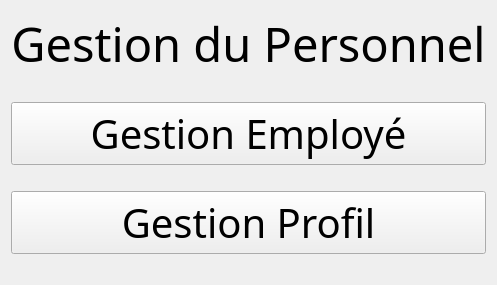
      <widget class="QWidget" name="page_2">
       <layout class="QVBoxLayout" name="verticalLayout_37">
        <item>
         <widget class="QLabel" name="label_GestionDesPatients_2">
          <property name="sizePolicy">
           <sizepolicy hsizetype="Preferred" vsizetype="Preferred">
            <horstretch>0</horstretch>
            <verstretch>0</verstretch>
           </sizepolicy>
          </property>
          <property name="font">
           <font>
            <family>Quicksand SemiBold</family>
            <pointsize>35</pointsize>
            <weight>50</weight>
            <italic>false</italic>
            <bold>false</bold>
            <underline>false</underline>
            <strikeout>false</strikeout>
            <kerning>true</kerning>
           </font>
          </property>
          <property name="text">
           <string>Gestion du Personnel</string>
          </property>
          <property name="alignment">
           <set>Qt::AlignCenter</set>
          </property>
         </widget>
        </item>
        <item>
         <spacer name="horizontalSpacer_50">
          <property name="orientation">
           <enum>Qt::Horizontal</enum>
          </property>
          <property name="sizeHint" stdset="0">
           <size>
            <width>40</width>
            <height>20</height>
           </size>
          </property>
         </spacer>
        </item>
        <item>
         <widget class="QPushButton" name="menu_listePatients_2">
          <property name="sizePolicy">
           <sizepolicy hsizetype="Preferred" vsizetype="Preferred">
            <horstretch>0</horstretch>
            <verstretch>0</verstretch>
           </sizepolicy>
          </property>
          <property name="font">
           <font>
            <family>Quicksand SemiBold</family>
            <pointsize>30</pointsize>
            <weight>50</weight>
            <bold>false</bold>
           </font>
          </property>
          <property name="cursor">
           <cursorShape>PointingHandCursor</cursorShape>
          </property>
          <property name="text">
           <string>Gestion Employé</string>
          </property>
         </widget>
        </item>
        <item>
         <spacer name="horizontalSpacer_52">
          <property name="orientation">
           <enum>Qt::Horizontal</enum>
          </property>
          <property name="sizeHint" stdset="0">
           <size>
            <width>40</width>
            <height>20</height>
           </size>
          </property>
         </spacer>
        </item>
        <item>
         <widget class="QPushButton" name="menu_listeRendezVous_2">
          <property name="sizePolicy">
           <sizepolicy hsizetype="Preferred" vsizetype="Preferred">
            <horstretch>0</horstretch>
            <verstretch>0</verstretch>
           </sizepolicy>
          </property>
          <property name="font">
           <font>
            <family>Quicksand SemiBold</family>
            <pointsize>30</pointsize>
            <weight>50</weight>
            <bold>false</bold>
           </font>
          </property>
          <property name="cursor">
           <cursorShape>PointingHandCursor</cursorShape>
          </property>
          <property name="text">
           <string>Gestion Profil</string>
          </property>
         </widget>
        </item>
        <item>
         <spacer name="horizontalSpacer_51">
          <property name="orientation">
           <enum>Qt::Horizontal</enum>
          </property>
          <property name="sizeHint" stdset="0">
           <size>
            <width>40</width>
            <height>20</height>
           </size>
          </property>
         </spacer>
        </item>
       </layout>
      </widget>
